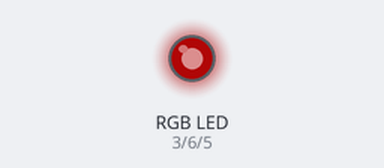
The sketch below on a simulated Arduino Uno, built with avr-gcc and run on an emulated ATmega328P. Shown: an RGB LED mixed from three pins (HIGH = lit). Dim RGB values are drawn brighter than linear.

Above: at 3.33 s.
At 7.86 s:
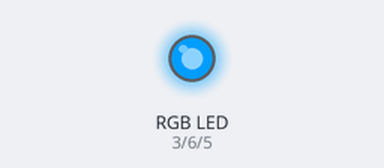
At 12.37 s:
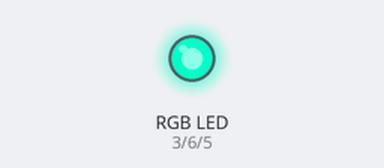
At 21.38 s:
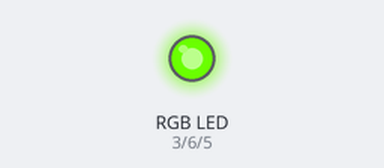
At 30.4 s:
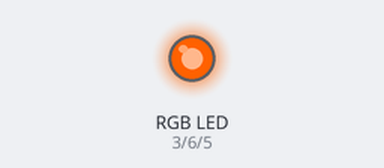
At 39.71 s:
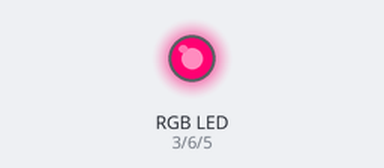
Timing chart, 0 to 40.0 s (numbered marks = the images above):
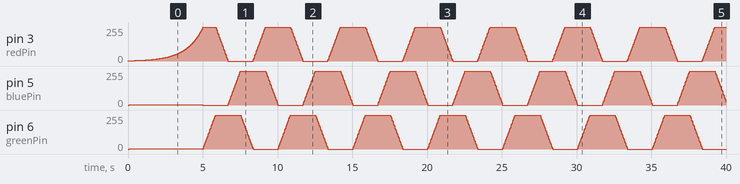

The sketch:

rainbow_RBG_LIB.ino
```cpp
 const int redPin = 3;
const int greenPin = 6;
const int bluePin = 5;
#include <RGBMood.h>
RGBMood m(redPin, greenPin, bluePin);

void setup() {
  m.setMode(RGBMood::RAINBOW_HUE_MODE); // Internally fade from red to red.
  m.setFadingSteps(200); // 200 steps.
  m.setFadingSpeed(25); // 25 ms * 200 steps = 5 seconds.
  m.setHoldingTime(0); // No need to stay red.
  m.fadeHSB(0, 255, 255); // Rainbow mode only change Hue so we first set the saturation and brightness.
}

void loop() {
  m.tick();
}
```
